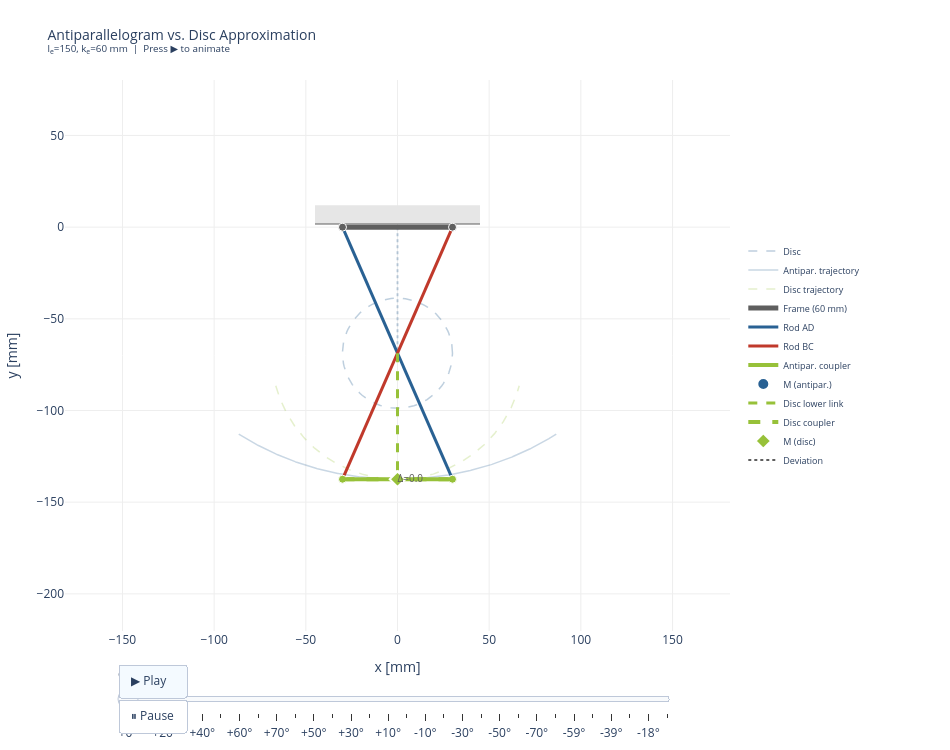

Notebook code for this chart:
### Code cell
# =================================================================
# Animation — Antiparallelogram vs. Disc Approximation (overlaid)
# =================================================================
from helpers.elbow_plots import comparison_animated_figure

fig = comparison_animated_figure(
    l_e, k_e, elbow_max_deg,
    n_frames=n_frames, show_caption=show_caption,
)
fig.show()

### Figure 1 — Plotly figure (JSON) as saved in the notebook; plotly's stock layout.template omitted (floating-point values rounded to 4 significant figures; data arrays with more than 128 entries replaced by an {"elided": "..."} marker saying what was removed)
{"data": [{"line": {"color": "#5F5F5F", "width": 2}, "mode": "lines", "showlegend": false, "type": "scatter", "x": [-45, 45], "y": [2, 2]}, {"line": {"color": "#296193", "dash": "dash", "width": 1.5}, "mode": "lines", "name": "Disc", "opacity": 0.3, "showlegend": true, "type": "scatter", "x": [30, 29.96, 29.83, 29.62, 29.33, 28.96, 28.51, 27.97, 27.36, 26.68, 25.91, 25.08, 24.18, 23.21, 22.17, 21.07, 19.92, 18.7, 17.44, 16.13, 14.77, 13.37, 11.94, 10.47, 8.969, 7.445, 5.901, 4.341, 2.768, 1.188, -0.396, -1.979, -3.556, -5.123, -6.676, -8.21, -9.721, -11.21, -12.66, -14.08, -15.45, -16.79, -18.08, -19.32, -20.5, -21.63, -22.7, -23.7, -24.64, -25.51, -26.3, -27.03, -27.68, -28.25, -28.74, -29.16, -29.49, -29.74, -29.91, -29.99, -29.99, -29.91, -29.74, -29.49, -29.16, -28.74, -28.25, -27.68, -27.03, -26.3, -25.51, -24.64, -23.7, -22.7, -21.63, -20.5, -19.32, -18.08, -16.79, -15.45, -14.08, -12.66, -11.21, -9.721, -8.21, -6.676, -5.123, -3.556, -1.979, -0.396, 1.188, 2.768, 4.341, 5.901, 7.445, 8.969, 10.47, 11.94, 13.37, 14.77, 16.13, 17.44, 18.7, 19.92, 21.07, 22.17, 23.21, 24.18, 25.08, 25.91, 26.68, 27.36, 27.97, 28.51, 28.96, 29.33, 29.62, 29.83, 29.96, 30], "y": [-68.74, -67.16, -65.58, -64.01, -62.45, -60.91, -59.39, -57.9, -56.44, -55.01, -53.62, -52.28, -50.98, -49.73, -48.53, -47.39, -46.3, -45.28, -44.33, -43.44, -42.63, -41.88, -41.22, -40.62, -40.11, -39.68, -39.32, -39.05, -38.87, -38.76, -38.74, -38.8, -38.95, -39.18, -39.49, -39.88, -40.36, -40.91, -41.54, -42.25, -43.03, -43.88, -44.8, -45.79, -46.84, -47.95, -49.12, -50.35, -51.62, -52.95, -54.31, -55.72, -57.17, -58.64, -60.15, -61.68, -63.23, -64.79, -66.37, -67.95, -69.53, -71.11, -72.69, -74.25, -75.8, -77.33, -78.83, -80.31, -81.76, -83.16, -84.53, -85.86, -87.13, -88.36, -89.53, -90.64, -91.69, -92.68, -93.6, -94.45, -95.23, -95.94, -96.57, -97.12, -97.59, -97.99, -98.3, -98.53, -98.67, -98.74, -98.72, -98.61, -98.42, -98.15, -97.8, -97.37, -96.85, -96.26, -95.59, -94.85, -94.03, -93.15, -92.19, -91.17, -90.09, -88.95, -87.75, -86.5, -85.2, -83.85, -82.46, -81.04, -79.58, -78.08, -76.57, -75.03, -73.47, -71.9, -70.32, -68.74]}, {"line": {"color": "#296193", "width": 1.5}, "mode": "lines", "name": "Antipar. trajectory", "opacity": 0.25, "type": "scatter", "x": {"elided": "400 float values"}, "y": {"elided": "400 float values"}}, {"line": {"color": "#97C139", "dash": "dash", "width": 1.5}, "mode": "lines", "name": "Disc trajectory", "opacity": 0.25, "type": "scatter", "x": {"elided": "400 float values"}, "y": {"elided": "400 float values"}}, {"line": {"color": "#296193", "dash": "dot", "width": 2}, "mode": "lines", "opacity": 0.3, "showlegend": false, "type": "scatter", "x": [0, 0], "y": [0, -68.74]}, {"line": {"color": "#5F5F5F", "width": 5}, "mode": "lines", "name": "Frame (60 mm)", "type": "scatter", "x": [-30, 30], "y": [0, 0]}, {"line": {"color": "#296193", "width": 3}, "mode": "lines", "name": "Rod AD", "type": "scatter", "x": [-30, 30], "y": [0, -137.5]}, {"line": {"color": "#C0392B", "width": 3}, "mode": "lines", "name": "Rod BC", "type": "scatter", "x": [30, -30.0], "y": [0, -137.5]}, {"line": {"color": "#97C139", "width": 4}, "mode": "lines", "name": "Antipar. coupler", "type": "scatter", "x": [30, -30.0], "y": [-137.5, -137.5]}, {"marker": {"color": ["#5F5F5F", "#5F5F5F", "#97C139", "#97C139"], "line": {"color": "white", "width": 1}, "size": 8}, "mode": "markers", "showlegend": false, "type": "scatter", "x": [-30, 30, 30, -30.0], "y": [0, 0, -137.5, -137.5]}, {"marker": {"color": "#296193", "line": {"color": "white", "width": 2}, "size": 12, "symbol": "circle"}, "mode": "markers", "name": "M (antipar.)", "type": "scatter", "x": [7.105e-15], "y": [-137.5]}, {"line": {"color": "#97C139", "dash": "dash", "width": 3}, "mode": "lines", "name": "Disc lower link", "type": "scatter", "x": [0, 0], "y": [-68.74, -137.5]}, {"line": {"color": "#97C139", "dash": "dash", "width": 4}, "mode": "lines", "name": "Disc coupler", "type": "scatter", "x": [-30, 30], "y": [-137.5, -137.5]}, {"marker": {"color": "#97C139", "line": {"color": "white", "width": 2}, "size": 12, "symbol": "diamond"}, "mode": "markers", "name": "M (disc)", "type": "scatter", "x": [0], "y": [-137.5]}, {"line": {"color": "#5F5F5F", "dash": "dot", "width": 2}, "mode": "lines+text", "name": "Deviation", "text": ["", "Δ=0.0"], "textfont": {"color": "#5F5F5F", "size": 10}, "textposition": "middle right", "type": "scatter", "x": [7.105e-15, 0], "y": [-137.5, -137.5]}], "layout": {"height": 750, "legend": {"font": {"size": 9}, "x": 1.02, "y": 0.5}, "margin": {"b": 80, "l": 60, "r": 220, "t": 80}, "plot_bgcolor": "white", "shapes": [{"fillcolor": "#E6E6E6", "line": {"width": 0}, "type": "rect", "x0": -45, "x1": 45, "y0": 2, "y1": 12}], "sliders": [{"active": 0, "currentvalue": {"font": {"size": 12}, "prefix": "elbow = ", "suffix": "°"}, "len": 0.84, "steps": [{"args": [["0"], {"frame": {"duration": 0, "redraw": true}, "mode": "immediate"}], "label": "+0°", "method": "animate"}, {"args": [["4"], {"frame": {"duration": 0, "redraw": true}, "mode": "immediate"}], "label": "+10°", "method": "animate"}, {"args": [["8"], {"frame": {"duration": 0, "redraw": true}, "mode": "immediate"}], "label": "+20°", "method": "animate"}, {"args": [["12"], {"frame": {"duration": 0, "redraw": true}, "mode": "immediate"}], "label": "+30°", "method": "animate"}, {"args": [["16"], {"frame": {"duration": 0, "redraw": true}, "mode": "immediate"}], "label": "+40°", "method": "animate"}, {"args": [["20"], {"frame": {"duration": 0, "redraw": true}, "mode": "immediate"}], "label": "+50°", "method": "animate"}, {"args": [["24"], {"frame": {"duration": 0, "redraw": true}, "mode": "immediate"}], "label": "+60°", "method": "animate"}, {"args": [["28"], {"frame": {"duration": 0, "redraw": true}, "mode": "immediate"}], "label": "+70°", "method": "animate"}, {"args": [["32"], {"frame": {"duration": 0, "redraw": true}, "mode": "immediate"}], "label": "+70°", "method": "animate"}, {"args": [["36"], {"frame": {"duration": 0, "redraw": true}, "mode": "immediate"}], "label": "+60°", "method": "animate"}, {"args": [["40"], {"frame": {"duration": 0, "redraw": true}, "mode": "immediate"}], "label": "+50°", "method": "animate"}, {"args": [["44"], {"frame": {"duration": 0, "redraw": true}, "mode": "immediate"}], "label": "+40°", "method": "animate"}, {"args": [["48"], {"frame": {"duration": 0, "redraw": true}, "mode": "immediate"}], "label": "+30°", "method": "animate"}, {"args": [["52"], {"frame": {"duration": 0, "redraw": true}, "mode": "immediate"}], "label": "+20°", "method": "animate"}, {"args": [["56"], {"frame": {"duration": 0, "redraw": true}, "mode": "immediate"}], "label": "+10°", "method": "animate"}, {"args": [["60"], {"frame": {"duration": 0, "redraw": true}, "mode": "immediate"}], "label": "+0°", "method": "animate"}, {"args": [["64"], {"frame": {"duration": 0, "redraw": true}, "mode": "immediate"}], "label": "-10°", "method": "animate"}, {"args": [["68"], {"frame": {"duration": 0, "redraw": true}, "mode": "immediate"}], "label": "-20°", "method": "animate"}, {"args": [["72"], {"frame": {"duration": 0, "redraw": true}, "mode": "immediate"}], "label": "-30°", "method": "animate"}, {"args": [["76"], {"frame": {"duration": 0, "redraw": true}, "mode": "immediate"}], "label": "-40°", "method": "animate"}, {"args": [["80"], {"frame": {"duration": 0, "redraw": true}, "mode": "immediate"}], "label": "-50°", "method": "animate"}, {"args": [["84"], {"frame": {"duration": 0, "redraw": true}, "mode": "immediate"}], "label": "-60°", "method": "animate"}, {"args": [["88"], {"frame": {"duration": 0, "redraw": true}, "mode": "immediate"}], "label": "-70°", "method": "animate"}, {"args": [["92"], {"frame": {"duration": 0, "redraw": true}, "mode": "immediate"}], "label": "-70°", "method": "animate"}, {"args": [["96"], {"frame": {"duration": 0, "redraw": true}, "mode": "immediate"}], "label": "-59°", "method": "animate"}, {"args": [["100"], {"frame": {"duration": 0, "redraw": true}, "mode": "immediate"}], "label": "-49°", "method": "animate"}, {"args": [["104"], {"frame": {"duration": 0, "redraw": true}, "mode": "immediate"}], "label": "-39°", "method": "animate"}, {"args": [["108"], {"frame": {"duration": 0, "redraw": true}, "mode": "immediate"}], "label": "-28°", "method": "animate"}, {"args": [["112"], {"frame": {"duration": 0, "redraw": true}, "mode": "immediate"}], "label": "-18°", "method": "animate"}, {"args": [["116"], {"frame": {"duration": 0, "redraw": true}, "mode": "immediate"}], "label": "-8°", "method": "animate"}], "x": 0.08, "xanchor": "left", "y": -0.02}], "title": {"font": {"size": 14}, "text": "Antiparallelogram vs. Disc Approximation<br><sup>l<sub>e</sub>=150, k<sub>e</sub>=60 mm  |  Press ▶ to animate</sup>"}, "updatemenus": [{"buttons": [{"args": [null, {"frame": {"duration": 40, "redraw": true}, "fromcurrent": true, "transition": {"duration": 0}}], "label": "▶ Play", "method": "animate"}, {"args": [[null], {"frame": {"duration": 0, "redraw": false}, "mode": "immediate"}], "label": "⏸ Pause", "method": "animate"}], "type": "buttons", "x": 0.08, "xanchor": "left", "y": -0.06}], "width": 950, "xaxis": {"gridcolor": "#eee", "range": [-180, 180], "scaleanchor": "y", "scaleratio": 1, "title": {"text": "x [mm]"}, "zeroline": false}, "yaxis": {"gridcolor": "#eee", "range": [-190, 50], "title": {"text": "y [mm]"}, "zeroline": false}}}
